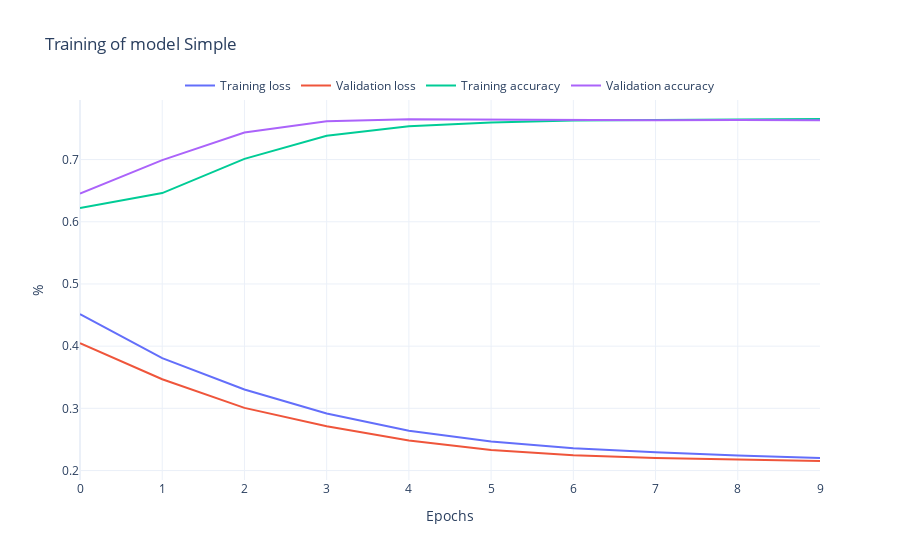

Notebook code for this chart:
### Markdown cell above
#### Plot the training and validation loss

### Code cell
rst.plot_history(history_simple, "Simple")

### Figure 1 — Plotly figure (JSON) as saved in the notebook; plotly's stock layout.template omitted (floating-point values rounded to 4 significant figures)
{"data": [{"mode": "lines", "name": "Training loss", "type": "scatter", "y": [0.4515, 0.3808, 0.3303, 0.2916, 0.2639, 0.2467, 0.236, 0.2293, 0.2241, 0.22]}, {"mode": "lines", "name": "Validation loss", "type": "scatter", "y": [0.4047, 0.3468, 0.3007, 0.2712, 0.2483, 0.2328, 0.2247, 0.22, 0.2179, 0.2153]}, {"mode": "lines", "name": "Training accuracy", "type": "scatter", "y": [0.6221, 0.6461, 0.701, 0.7383, 0.7535, 0.7597, 0.7626, 0.7635, 0.7649, 0.7652]}, {"mode": "lines", "name": "Validation accuracy", "type": "scatter", "y": [0.6452, 0.699, 0.7434, 0.7615, 0.7647, 0.7638, 0.7641, 0.7632, 0.7635, 0.7632]}], "layout": {"legend": {"bgcolor": "rgba(255,255,255,0.5)", "orientation": "h", "x": 0.5, "xanchor": "center", "y": 1, "yanchor": "bottom"}, "title": {"text": "Training of model Simple"}, "xaxis": {"title": {"text": "Epochs"}}, "yaxis": {"title": {"text": "%"}}}}
